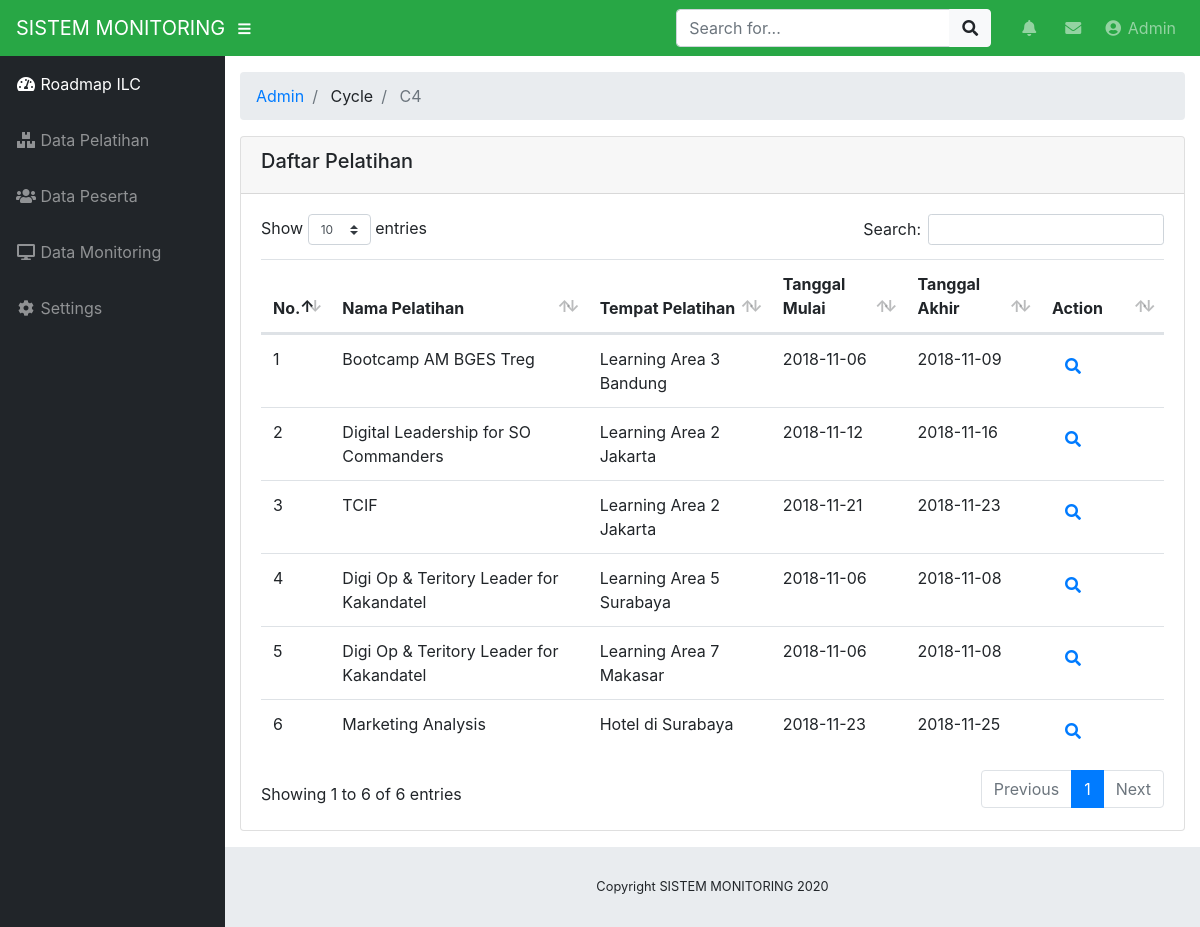
/index.php/admin/cycle/c4, run on the app's committed database.
### tables this page shows
CREATE TABLE IF NOT EXISTS `pelatihan` (
  `id_pelatihan` int(11) NOT NULL AUTO_INCREMENT,
  `nama_pelatihan` varchar(255) NOT NULL,
  `tempat_pelatihan` varchar(255) NOT NULL,
  `tgl_mulai` date NOT NULL,
  `tgl_akhir` date NOT NULL,
  PRIMARY KEY (`id_pelatihan`)
);

### application/controllers/admin/Cycle.php (called while the page is built, shortened)
<?php defined('BASEPATH') OR exit('No direct script access allowed');
class Cycle extends CI_Controller {
    public function __construct()
    {
        $this->load->model('Monitoring_Model');
        $this->load->model('Pelatihan_Model');
        $this->load->model('Peserta_Model');
		$this->load->library('form_validation');
    }
    public function c4()
	{
        $data['pelatihan'] = $this->Pelatihan_Model->getAll();
        $this->load->view("admin/cycle/cycle4_view", $data);
	}
}
?>

### index.php (called while the page is built, shortened)
<?php
require_once BASEPATH.'core/CodeIgniter.php';

### application/models/Pelatihan_Model.php (called while the page is built, shortened)
<?php defined('BASEPATH') OR exit('No direct script access allowed');
class Pelatihan_model extends CI_Model
{
    public function getAll()
    {
        $results = array();
        $this->db->select('*');
        $this->db->from('pelatihan');
        $query = $this->db->get();
        if($query->num_rows() > 0) {
            $results = $query->result();
        }
        return $results;
    }
}
?>

### application/views/admin/cycle/cycle4_view.php (the view, shortened to what this page needs)
<!DOCTYPE html>
<html lang="en">
<head>
</head>
<body id="page-top">
	<div id="wrapper">
		<div id="content-wrapper">
			<div class="container-fluid">
				<div class="card mb-3">
					<div class="card-header">
						<h5>Daftar Pelatihan</h5>
					</div>
					<div class="card-body">
						<div class="table-responsive">
						<table class="table table-hover" id="dataTable" width="100%" cellspacing="0">
								<thead>
									<tr>
										<th>No.</th>
										<th>Nama Pelatihan</th>
										<th>Tempat Pelatihan</th>
										<th>Tanggal Mulai</th>
										<th>Tanggal Akhir</th>
										<th>Action</th>
									</tr>
								</thead>
								<tbody>
									<?php $id = 1; $i = 1;
									if (!empty($pelatihan)){
									foreach ($pelatihan as $var):
										  ?>
									<tr>
										<?php echo '<td>'.$i.'</td>'; ?>
										<?php echo '<td>'.$var->nama_pelatihan.'</td>'; ?>
										<?php echo '<td>'.$var->tempat_pelatihan.'</td>'; ?>
										<?php echo '<td>'.$var->tgl_mulai.'</td>'; ?>
										<?php echo '<td>'.$var->tgl_akhir.'</td>'; ?>
										<td width="100">
										<a href="<?php echo site_url('admin/cycle/cycle_detail/4/'.$var->id_pelatihan) ?>"
											 class="btn btn-small"><i class="fas fa-search"></i></a>
										</td>
									</tr>
									<?php
									$id=$id+1; $i++;
								endforeach; }
								?>
								</tbody>
							</table>
						</div>
					</div>
				</div>
			</div>
		</div>
	</div>
</body>
</html>

### css/sb-admin.css (style rules this page uses)
html { position: relative; min-height: 100%; }
body { height: 100%; }
#wrapper { display: -webkit-box; display: -ms-flexbox; display: flex; }
#wrapper #content-wrapper { overflow-x: hidden; width: 100%; padding-top: 1rem; padding-bottom: 80px; }
:root { --input-padding-x: 0.75rem; --input-padding-y: 0.75rem; }

### data on the page
pelatihan: nama_pelatihan "Bootcamp AM BGES Treg", tempat_pelatihan "Learning Area 3 Bandung", tgl_mulai "2018-11-06", tgl_akhir "2018-11-09"
pelatihan: nama_pelatihan "Digital Leadership for SO Commanders", tempat_pelatihan "Learning Area 2 Jakarta", tgl_mulai "2018-11-12", tgl_akhir "2018-11-16"
pelatihan: nama_pelatihan "TCIF", tempat_pelatihan "Learning Area 2 Jakarta", tgl_mulai "2018-11-21", tgl_akhir "2018-11-23"
pelatihan: nama_pelatihan "Digi Op & Teritory Leader for Kakandatel", tempat_pelatihan "Learning Area 5 Surabaya", tgl_mulai "2018-11-06", tgl_akhir "2018-11-08"
pelatihan: nama_pelatihan "Digi Op & Teritory Leader for Kakandatel", tempat_pelatihan "Learning Area 7 Makasar", tgl_mulai "2018-11-06", tgl_akhir "2018-11-08"
pelatihan: nama_pelatihan "Marketing Analysis", tempat_pelatihan "Hotel di Surabaya", tgl_mulai "2018-11-23", tgl_akhir "2018-11-25"

### other printed values
SITE_NAME "SISTEM MONITORING"
$segment "Admin"
$segment "Cycle"
$segment "C4"
Date('Y') "2020"
